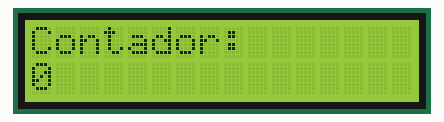
Recording of a sketch running on a simulated Arduino Uno, built with avr-gcc and run on an emulated ATmega328P. Shown: 16×2 character LCD.

Above: at 0.1 s.
At 4.1 s:
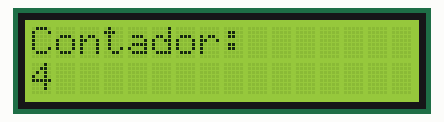
At 9.2 s:
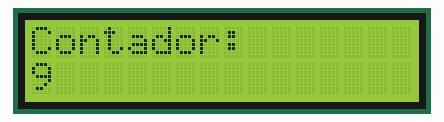
At 19.2 s:
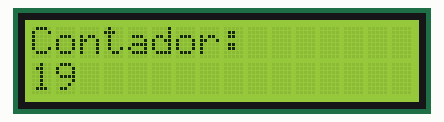
At 28.2 s:
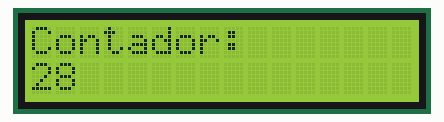
At 38.3 s:
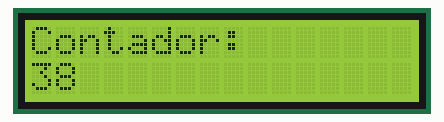

Measured:
- what the display in image 1 shows lasts 1.0 s, from 4.1 s to 5.1 s

The sketch:

LCD_LiquidCrystal.ino
```cpp
#include <LiquidCrystal.h>

LiquidCrystal lcd(12,11,5,4,3,2);

int contador = 0;

void setup()
{
  lcd.begin(16,2);
}

void loop()
{
  lcd.clear();

  lcd.setCursor(0,0);
  lcd.print("Contador:");

  lcd.setCursor(0,1);
  lcd.print(contador);

  contador++;

  delay(1000);
}
```
